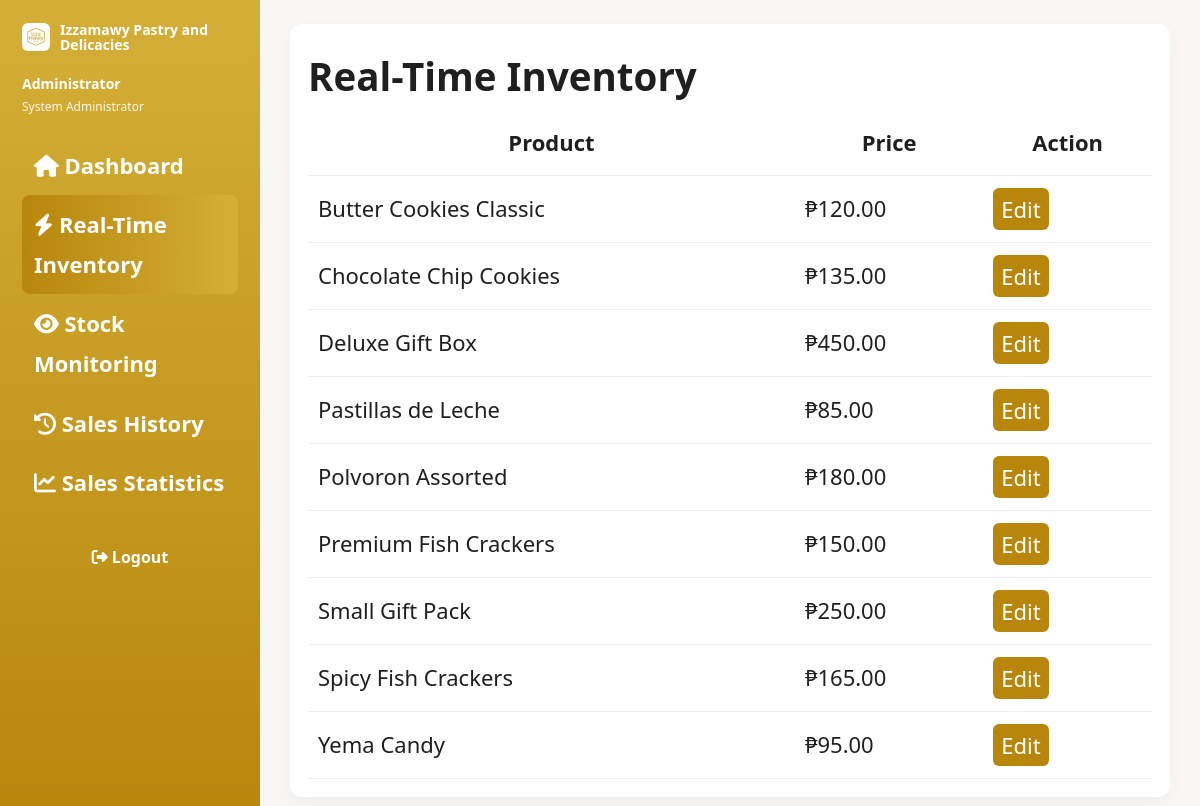
Screenshot of /real_time_inventory.php with the database file from the repository.
### tables this page shows
CREATE TABLE `products` (
  `id` int(11) NOT NULL,
  `category_id` int(11) NOT NULL,
  `name` varchar(200) NOT NULL,
  `description` text DEFAULT NULL,
  `price` decimal(10,2) NOT NULL,
  `original_price` decimal(10,2) DEFAULT NULL,
  `stock_quantity` int(11) DEFAULT 0,
  `image_url` varchar(255) DEFAULT NULL,
  `additional_images` text DEFAULT NULL,
  `is_featured` tinyint(1) DEFAULT 0,
  `is_active` tinyint(1) DEFAULT 1,
  `weight` varchar(50) DEFAULT NULL,
  `ingredients` text DEFAULT NULL,
  `allergens` varchar(255) DEFAULT NULL,
  `shelf_life` varchar(100) DEFAULT NULL,
  `created_at` timestamp NOT NULL DEFAULT current_timestamp(),
  `updated_at` timestamp NOT NULL DEFAULT current_timestamp() ON UPDATE current_timestamp()
);

### config/config.php (called while the page is built, shortened)
<?php
function format_price($price) {
    return '₱' . number_format($price, 2);
}

### real_time_inventory.php (the view, shortened to what this page needs)
<?php
require_once __DIR__ . '/../config/config.php';
$db = Database::getInstance()->getConnection();
$products = [];
try {
    $pstmt = $db->query("SELECT id, name, price FROM products ORDER BY name ASC");
    $products = $pstmt->fetchAll();
} catch (Throwable $e) { $products = []; }
?>
<!doctype html>
<html lang="en">
<head>
    <link rel="stylesheet" href="../css/style.css">
    <link rel="stylesheet" href="https://cdnjs.cloudflare.com/ajax/libs/font-awesome/6.4.0/css/all.min.css">
</head>
<body>
<div class="admin-layout">
    <aside class="admin-sidebar">
        <div class="brand"><img src="../images/logo.png" alt="<?php echo SITE_NAME; ?> logo" /><h2><?php echo SITE_NAME; ?></h2></div>
        <div class="profile">
            <div class="meta"><div style="font-weight:700"><?php echo htmlspecialchars($_SESSION['admin_name'] ?? 'Administrator'); ?></div><div style="font-size:12px;opacity:0.9">System Administrator</div></div>
        </div>
        <ul class="admin-menu">
            <li><a href="dashboard.php"><i class="fas fa-home"></i> Dashboard</a></li>
            <li><a href="real_time_inventory.php" class="active"><i class="fas fa-bolt"></i> Real-Time Inventory</a></li>
            <li><a href="stock_monitoring.php"><i class="fas fa-eye"></i> Stock Monitoring</a></li>
            <li><a href="sales_history.php"><i class="fas fa-history"></i> Sales History</a></li>
            <li><a href="sales_statistics.php"><i class="fas fa-chart-line"></i> Sales Statistics</a></li>
        </ul>
        <div class="sidebar-bottom"><a href="logout.php" class="btn ghost" style="width:100%;justify-content:center"><i class="fas fa-sign-out-alt"></i> Logout</a></div>
    </aside>
    <main class="admin-main">
        <div class="content-card">
            <h2>Real-Time Inventory</h2>
            <table class="table">
                <thead>
                    <tr><th>Product</th><th>Price</th><th>Action</th></tr>
                </thead>
                <tbody>
                <?php foreach ($products as $prod): ?>
                    <tr data-id="<?php echo (int)$prod['id']; ?>">
                        <td><?php echo htmlspecialchars($prod['name']); ?></td>
                        <td class="price-cell"><?php echo function_exists('format_price') ? format_price($prod['price']) : number_format($prod['price'],2); ?></td>
                        <td>
                            <button class="btn-edit-price" data-id="<?php echo (int)$prod['id']; ?>">Edit</button>
                        </td>
                    </tr>
                <?php endforeach; ?>
                </tbody>
                    </table>
                </div>
    </main>
</div>
</body>
</html>

### css/style.css (style rules this page uses)
:root { --primary-color: #D4AF37; --secondary-color: #B8860B; --accent-color: #F5E6B1; --text-dark: #1f1f1f; --text-light: #585858; --bg-light: #f9f7f4; --white: #ffffff; --border-color: #e5e5e5; --success: #4caf50; --danger: #f44336; --warning: #ff9800; --shadow: 0 2px 10px rgba(0, 0, 0, 0.1); --shadow-hover: 0 4px 20px rgba(0, 0, 0, 0.15); --transition: all 0.3s ease; --ui-font: 'Segoe UI', Tahoma, 'Helvetica Neue', Arial, sans-serif; --heading-font: 'Segoe UI', Tahoma, 'Helvetica Neue', Arial, sans-serif; --font-size-base: 22px; --line-height-base: 1.8; }
* { margin: 0; padding: 0; box-sizing: border-box; }
body { font-family: var(--ui-font); line-height: var(--line-height-base); color: var(--text-dark); background-color: var(--white); }
img { display: block; }
html { font-size: var(--font-size-base); }
input, textarea, select, button, .nav-menu, .nav-icons, .menu-toggle, .cart-count { font-family: var(--ui-font) !important; }
a { text-decoration: none; color: inherit; transition: var(--transition); }
ul { list-style: none; }
h2 { font-size: 1.75rem; }
body, p, li, a, input, textarea, button { font-size: 1rem; }
.btn { font-size: 1.05rem; padding: 14px 34px; }
.btn { display: inline-block; padding: 12px 30px; border-radius: 5px; font-weight: 600; text-align: center; cursor: pointer; border: none; transition: var(--transition); font-size: 16px; }

### real_time_inventory.php (style rules this page uses)
:root { --gold-900:#b8860b;--gold-700:#d4af37;--bg:#f8f7f5;--card-bg:#fff;--muted:#6b6b6b;--accent:#6a28b8 }
body { background:var(--bg);font-family:Segoe UI, Tahoma, sans-serif }
.admin-layout { display:grid;grid-template-columns:260px 1fr;min-height:100vh }
.admin-sidebar { background:linear-gradient(180deg,var(--gold-700) 0%,var(--gold-900) 100%);color:#fff;padding:22px;display:flex;flex-direction:column;gap:18px }
.brand { display:flex; align-items:center; gap:10px; }
.brand h2 { color:#fff; font-size:14px; line-height:1.1; font-weight:800 }
.brand img { width:28px;height:28px;border-radius:6px;object-fit:cover;display:block }
.admin-menu a { color:#fff;display:block;padding:10px 12px;border-radius:8px;text-decoration:none;font-weight:600 }
.admin-menu a.active,.admin-menu a:hover { background:linear-gradient(90deg,var(--gold-900),var(--gold-700));color:#fff }
.admin-main { padding:24px 30px }
.profile .meta { display:flex;flex-direction:column;justify-content:center;font-size:14px;color:#fff }
.profile .meta > div:first-child { font-weight:700; }
.sidebar-bottom .btn.ghost { color:#fff }
.content-card { background:var(--card-bg);border-radius:12px;padding:18px;box-shadow:0 6px 20px rgba(16,24,40,0.04) }
table.table { width:100%;border-collapse:collapse }
table.table th,table.table td { padding:12px 10px;border-bottom:1px solid #f0eeeb }
.btn-edit-price, .btn-save-price, .btn-cancel-price { padding:6px 8px;border-radius:6px;border:0;background:var(--gold-900);color:#fff;cursor:pointer }

### rows the page displays
products: name "Butter Cookies Classic", price "₱120.00"
products: name "Chocolate Chip Cookies", price "₱135.00"
products: name "Deluxe Gift Box", price "₱450.00"
products: name "Pastillas de Leche", price "₱85.00"
products: name "Polvoron Assorted", price "₱180.00"
products: name "Premium Fish Crackers", price "₱150.00"
products: name "Small Gift Pack", price "₱250.00"
products: name "Spicy Fish Crackers", price "₱165.00"
products: name "Yema Candy", price "₱95.00"

### other values shown
SITE_NAME "Izzamawy Pastry and Delicacies"
$_SESSION['admin_name'] "Administrator"
